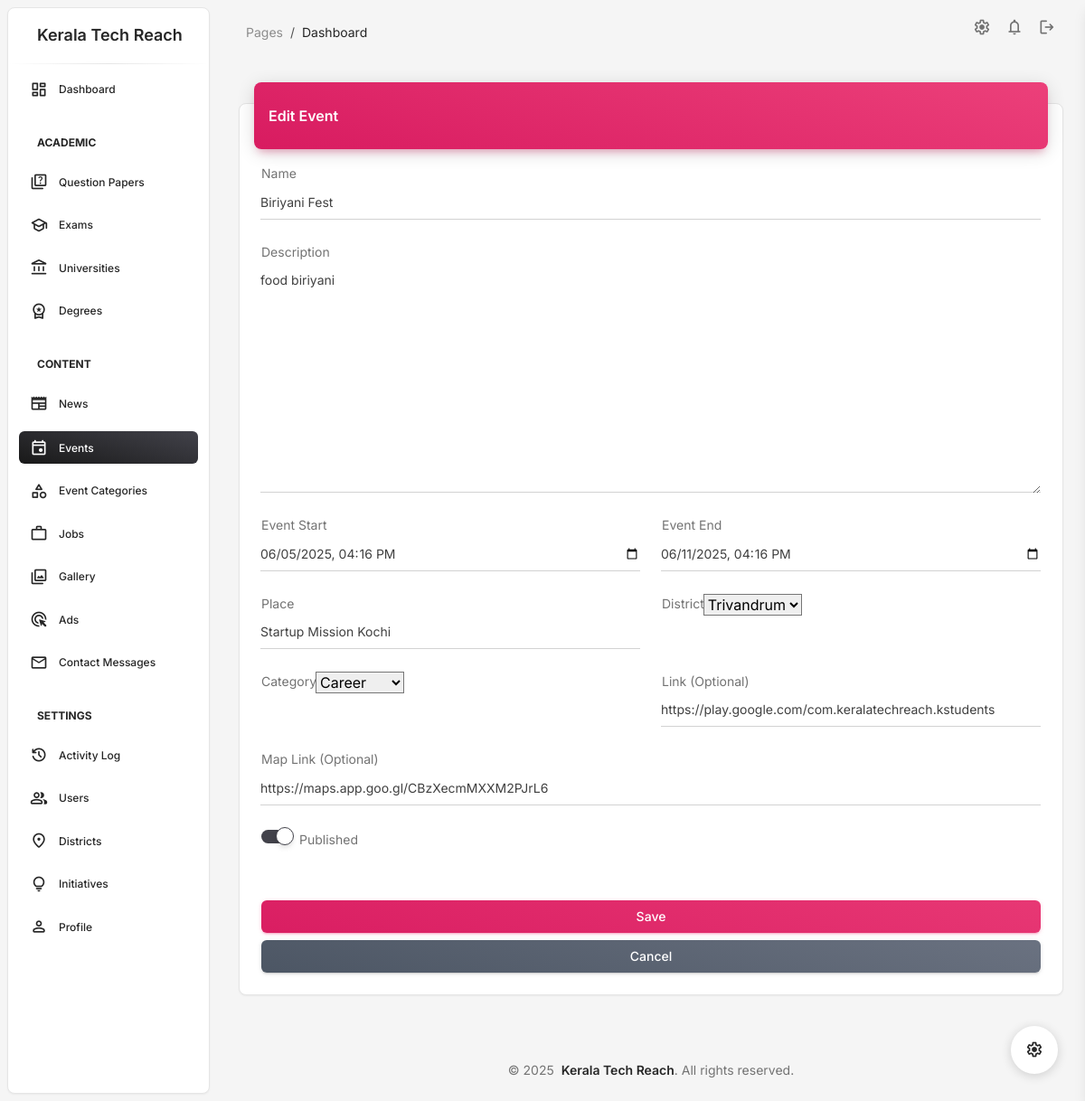
The page /admindashboard/events/2/edit/ (signed in) on the database its author committed.
### admindashboard/models.py (models this page shows, shortened)
class Event(models.Model):
    name = models.CharField(max_length=255)
    event_start = models.DateTimeField()
    event_end = models.DateTimeField(blank=True, null=True)
    place = models.CharField(max_length=255)
    link = models.URLField(blank=True, null=True)
    description = models.TextField(blank=True, null=True)
    map_link = models.URLField(blank=True, null=True)
    district = models.ForeignKey(District, on_delete=models.SET_NULL, null=True, blank=True)
    category = models.ForeignKey(EventCategory, on_delete=models.SET_NULL, null=True, blank=True)
    updated_at = models.DateTimeField(auto_now=True)
    is_published = models.BooleanField(default=False)
    created_by = models.ForeignKey('UserProfile', on_delete=models.CASCADE)

class EventCategory(models.Model):
    category = models.CharField(max_length=255)
    created_by = models.ForeignKey('UserProfile', on_delete=models.CASCADE)
    def __str__(self):
        return self.category

### admindashboard/views/content.py (the view)
# urls.py: path('events/<int:pk>/edit/', event_edit, name='event_edit'),
@login_required
def event_edit(request, pk):
    event = get_object_or_404(Event, pk=pk)
    if request.method == 'POST':
        form = EventForm(request.POST, instance=event)
        if form.is_valid():
            form.save()
            log_activity(
                user=request.user,
                action="Updated event",
                details=f"Updated event: {event.name}",
                request=request
            )
            messages.success(request, 'Event updated successfully.')
            return redirect('admindashboard:event_list')
    else:
        form = EventForm(instance=event)
    return render(request, 'admindashboard/event/form.html', {
        'form': form,
        'title': 'Edit Event'
    })

### admindashboard/forms.py
class EventForm(forms.ModelForm):
    class Meta:
        model = Event
        fields = ['name', 'event_start', 'event_end', 'place', 'link', 'description',
                 'map_link', 'district', 'category', 'is_published']
        widgets = {
            'name': forms.TextInput(attrs={'class': 'form-control'}),
            'event_start': forms.DateTimeInput(attrs={'class': 'form-control', 'type': 'datetime-local'}),
            'event_end': forms.DateTimeInput(attrs={'class': 'form-control', 'type': 'datetime-local'}),
            'place': forms.TextInput(attrs={'class': 'form-control'}),
            'link': forms.URLInput(attrs={'class': 'form-control'}),
            'description': forms.Textarea(attrs={'class': 'form-control'}),
            'map_link': forms.URLInput(attrs={'class': 'form-control'}),
            'is_published': forms.CheckboxInput(attrs={'class': 'form-check-input'}),
        }

### admindashboard/models.py (called while the page is built)
    def __str__(self):
        return self.name

### admindashboard/templates/admindashboard/event/form.html (shortened to what this page needs)
{% extends 'admindashboard/base.html' %}
{% load static %}
{% block content %}
<div class="container-fluid py-4">
    <div class="row">
        <div class="col-12">
            <div class="card my-4">
                <div class="card-header p-0 position-relative mt-n4 mx-3 z-index-2">
                    <div class="bg-gradient-primary shadow-primary border-radius-lg pt-4 pb-3">
                        <h6 class="text-white text-capitalize ps-3">{{ title }}</h6>
                    </div>
                </div>
                <div class="card-body px-4 pb-2">
                    <form method="post">
                        <div class="input-group input-group-static mb-4">
                            <label>Name</label>
                            {{ form.name }}
                        </div>
                        <div class="input-group input-group-static mb-4">
                            <label>Description</label>
                            {{ form.description }}
                        </div>
                        <div class="row">
                            <div class="col-md-6">
                                <div class="input-group input-group-static mb-4">
                                    <label>Event Start</label>
                                    {{ form.event_start }}
                                </div>
                            </div>
                            <div class="col-md-6">
                                <div class="input-group input-group-static mb-4">
                                    <label>Event End</label>
                                    {{ form.event_end }}
                                </div>
                            </div>
                        </div>
                        <div class="row">
                            <div class="col-md-6">
                                <div class="input-group input-group-static mb-4">
                                    <label>Place</label>
                                    {{ form.place }}
                                </div>
                            </div>
                            <div class="col-md-6">
                                <div class="input-group input-group-static mb-4">
                                    <label>District</label>
                                    {{ form.district }}
                                </div>
                            </div>
                        </div>
                        <div class="row">
                            <div class="col-md-6">
                                <div class="input-group input-group-static mb-4">
                                    <label>Category</label>
                                    {{ form.category }}
                                </div>
                            </div>
                            <div class="col-md-6">
                                <div class="input-group input-group-static mb-4">
                                    <label>Link (Optional)</label>
                                    {{ form.link }}
                                </div>
                            </div>
                        </div>
                        <div class="input-group input-group-static mb-4">
                            <label>Map Link (Optional)</label>
                            {{ form.map_link }}
                        </div>
                        <div class="form-check form-switch mb-4">
                            {{ form.is_published }}
                            <label class="form-check-label" for="{{ form.is_published.id_for_label }}">
                                Published
                            </label>
                        </div>
                        <div class="text-center">
                            <button type="submit" class="btn bg-gradient-primary w-100 my-4 mb-2">Save</button>
                            <a href="{% url 'admindashboard:event_list' %}" class="btn bg-gradient-secondary w-100">Cancel</a>
                        </div>
                    </form>
                </div>
            </div>
        </div>
    </div>
</div>
{% endblock %}

### rows shown on the page
Event: name "Biriyani Fest", description "food biriyani", event_start "06/05/2025 16:16", event_end "06/11/2025 16:16", place "Startup Mission Kochi", district "Trivandrum", link "https://play.google.com/com.keralatechreach.kstudents", map_link "https://maps.app.goo.gl/CBzXecmMXXM2PJrL6", is_published "☑"
EventCategory: category "Career"

### other values the page prints
{{ title }} "Edit Event"
